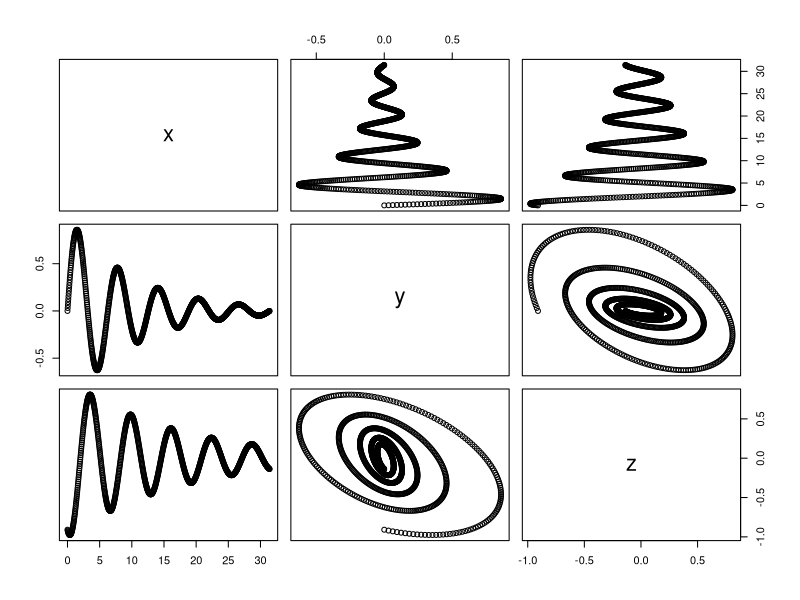
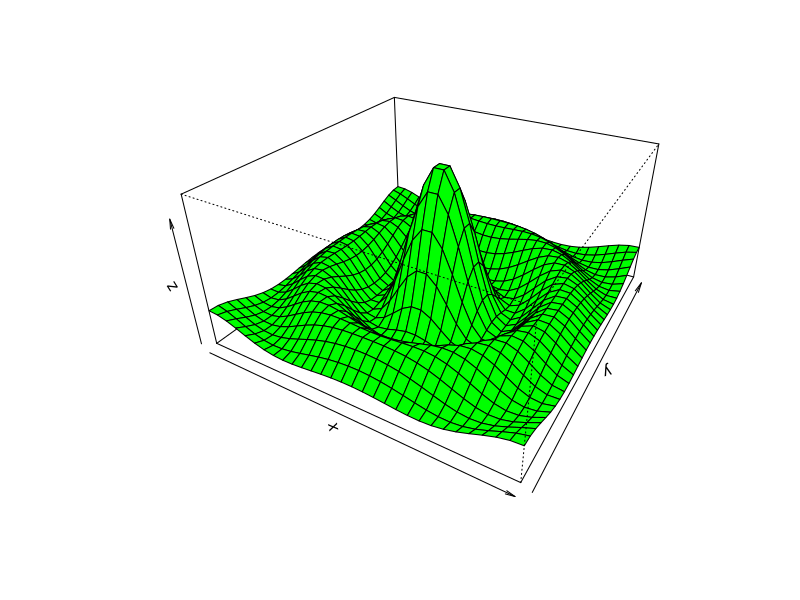

Recreate these plots in R, in order.
## Robin
# Create some imaginary data and plot
x = seq(0, 10 * pi, length.out = 1000)
y = sin(x) * exp(-0.1 * x)
z = sin(x - 2) * exp(-0.06 * x)
plot(data.frame(x, y, z))

## Andy
# ... Add your lines here




## Chris H
x <- seq(-10, 10, length= 30)
y <- x
f <- function(x, y) { r <- sqrt(x^2+y^2); 10 * sin(r)/r }
z <- outer(x, y, f)
z[is.na(z)] <- 1
op <- par(bg = "white")
persp(x, y, z, theta = 30, phi = 30, expand = 0.5, col = "green")
